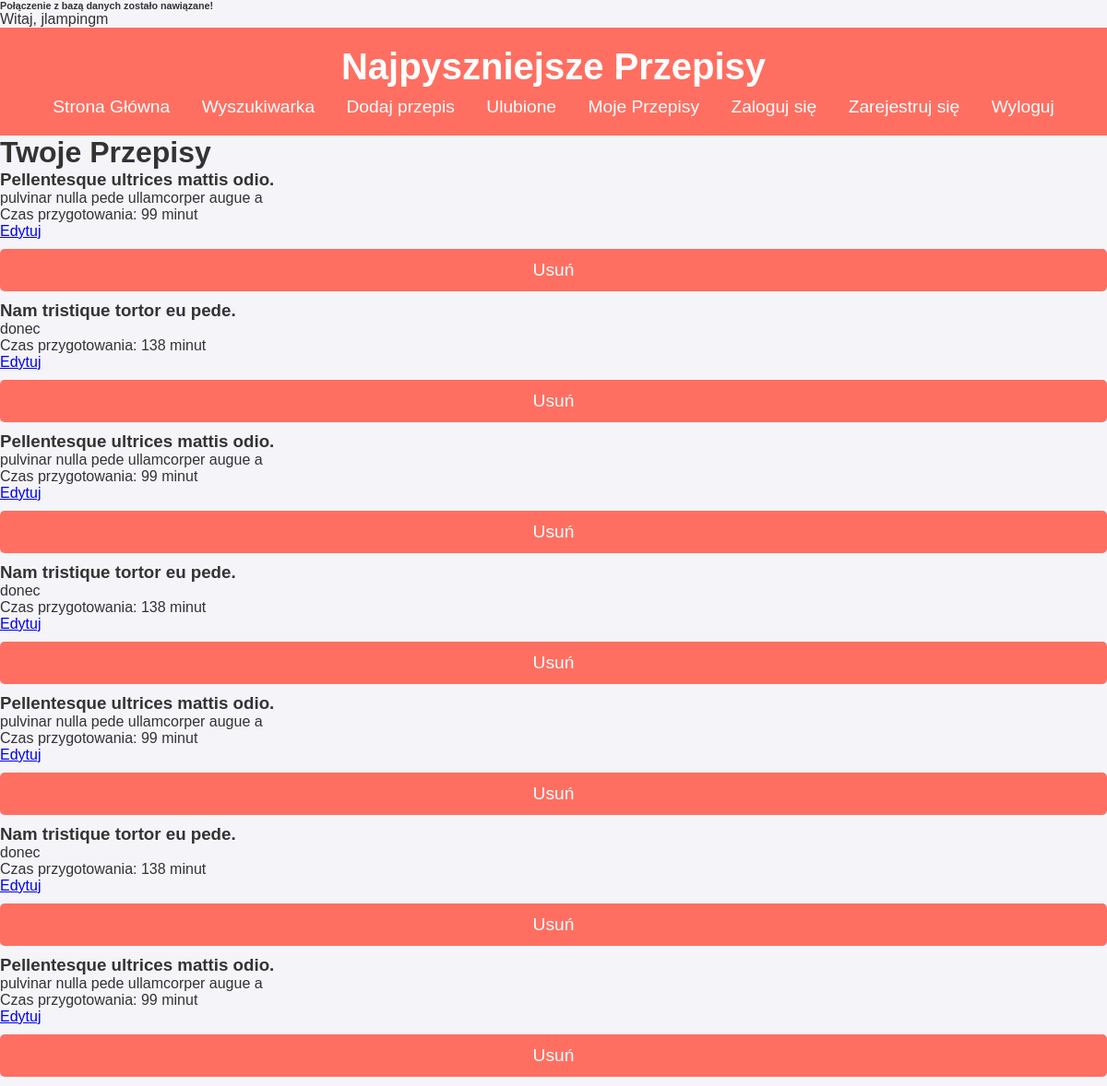
Page /public/my_recipes.php (signed in) on the committed database.
### tables this page shows
CREATE TABLE `recipes` (
  `recipe_id` int(11) NOT NULL,
  `title` varchar(100) NOT NULL,
  `description` text DEFAULT NULL,
  `instructions` text NOT NULL,
  `servings` int(11) DEFAULT 1,
  `prep_time` int(11) DEFAULT 0,
  `cook_time` int(11) DEFAULT 0,
  `user_id` int(11) DEFAULT NULL,
  `created_at` timestamp NOT NULL DEFAULT current_timestamp(),
  `updated_at` timestamp NOT NULL DEFAULT current_timestamp() ON UPDATE current_timestamp()
);

### public/my_recipes.php (the view, shortened to what this page needs)
<?php
require_once "../includes/db.php";
echo "Witaj, " . htmlspecialchars($_SESSION['username']);
$userId = $_SESSION['user_id'];
$stmt = $pdo->prepare("
    SELECT recipe_id, title, description, prep_time
    FROM recipes
    WHERE user_id = :user_id
");
$stmt->execute([':user_id' => $userId]);
$myRecipes = $stmt->fetchAll();
?>
<!DOCTYPE html>
<html lang="pl">
<head>
    <link rel="stylesheet" href="../css/style.css">
</head>
<body>
    <?php require_once "../blocks/header.php"; ?>
    <h1>Twoje Przepisy</h1>
    <?php if (!empty($myRecipes)): ?>
        <div class="recipe-list">
            <?php foreach ($myRecipes as $recipe): ?>
                <div class="recipe">
                    <h3><?= htmlspecialchars($recipe['title']) ?></h3>
                    <p><?= htmlspecialchars($recipe['description']) ?></p>
                    <p>Czas przygotowania: <?= htmlspecialchars($recipe['prep_time']) ?> minut</p>
                    <a href="edit_recipe.php?id=<?= $recipe['recipe_id'] ?>">Edytuj</a>
                    <form method="POST" action="delete_recipe.php" style="display:inline;">
                        <button type="submit" onclick="return confirm('Czy na pewno chcesz usunąć ten przepis?')">Usuń</button>
                    </form>
                </div>
            <?php endforeach; ?>
        </div>
    <?php else: ?>
        <p>Nie masz jeszcze żadnych przepisów.</p>
    <?php endif; ?>
</body>
</html>

### css/style.css (style rules this page uses)
* { margin: 0; padding: 0; box-sizing: border-box; }
body { font-family: 'Arial', sans-serif; background-color: #f4f4f9; color: #333; }
button { color: white; text-decoration: none; font-size: 1.2em; }
button { background-color: #ff6f61; color: white; border: none; padding: 12px 20px; margin: 10px 0; font-size: 1.2em; cursor: pointer; width: 100%; border-radius: 5px; }

### rows in the picture
recipes: title "Pellentesque ultrices mattis odio.", description "pulvinar nulla pede ullamcorper augue a", prep_time "99"
recipes: title "Nam tristique tortor eu pede.", description "donec", prep_time "138"
recipes: title "Pellentesque ultrices mattis odio.", description "pulvinar nulla pede ullamcorper augue a", prep_time "99"
recipes: title "Nam tristique tortor eu pede.", description "donec", prep_time "138"
recipes: title "Pellentesque ultrices mattis odio.", description "pulvinar nulla pede ullamcorper augue a", prep_time "99"
recipes: title "Nam tristique tortor eu pede.", description "donec", prep_time "138"
recipes: title "Pellentesque ultrices mattis odio.", description "pulvinar nulla pede ullamcorper augue a", prep_time "99"

### other values in the picture
$_SESSION['username'] "jlampingm"
